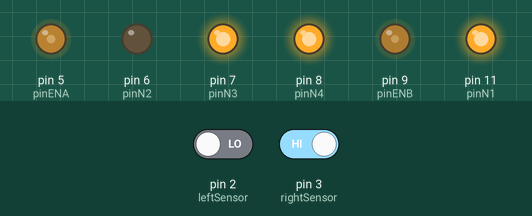
Recording of a sketch running on a simulated Arduino Uno, built with avr-gcc and run on an emulated ATmega328P. Parts: output pins drawn as LEDs (lit = HIGH). Inputs (shaded band) come from the test bench; at power-on: pin 2 (leftSensor) LOW, pin 3 (rightSensor) HIGH.

Above: at 1.2 s.
1.3 s: pin 2 (leftSensor) driven HIGH
At 1.8 s:
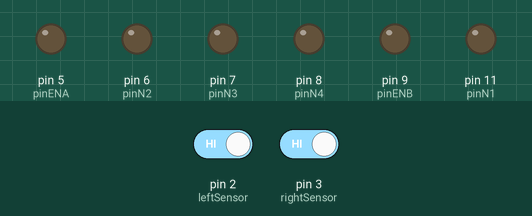
2.8 s: pin 3 (rightSensor) driven LOW
At 4.0 s:
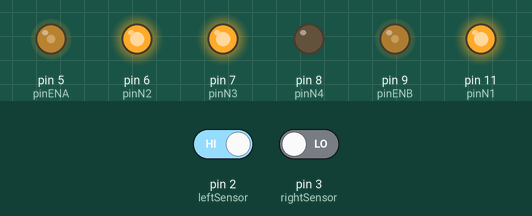
4.3 s: pin 2 (leftSensor) driven LOW
At 5.3 s:
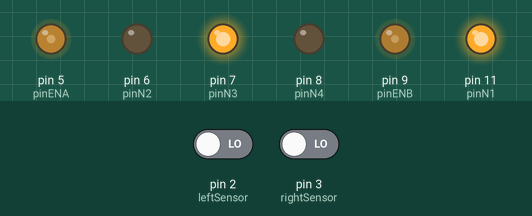
5.8 s: pin 3 (rightSensor) driven HIGH
At 6.4 s:
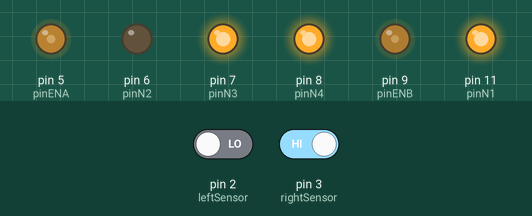
Timing chart, 0 to 8.3 s (numbered marks = the images above; inputs shaded):
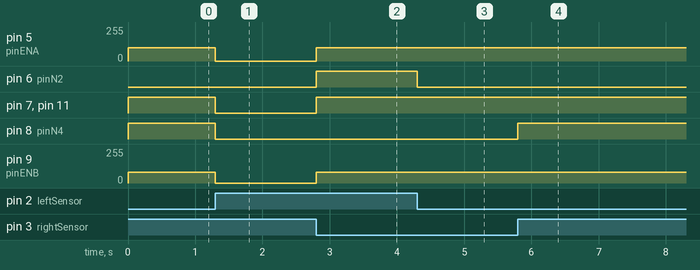

Measured:
- after the input at 1.3 s, pin 5 (pinENA): 100/255 → 0/255 at once; pin 7 (pinN3), pin 8 (pinN4), pin 11 (pinN1): HIGH → LOW at once; pin 9 (pinENB): 80/255 → 0/255 at once
- after the input at 2.8 s, pin 5 (pinENA): 0/255 → 100/255 at once; pin 6 (pinN2), pin 7 (pinN3), pin 11 (pinN1): LOW → HIGH at once; pin 9 (pinENB): 0/255 → 80/255 at once
- after the input at 4.3 s, pin 6 (pinN2): HIGH → LOW at once
- after the input at 5.8 s, pin 8 (pinN4): LOW → HIGH at once

The sketch:

line-follower-sensor-test-p2.ino
```cpp
//Sensors
#define rightSensor 3
#define leftSensor 2
bool statusRightSensor, statusLeftSensor;

//Engines
#define pinENA 5
#define pinN1 11
#define pinN2 6
#define pinN3 7
#define pinN4 8
#define pinENB 9

void setup() {
  Serial.begin(9600);
  pinMode(pinENB, OUTPUT);
  pinMode(pinN1, OUTPUT);
  pinMode(pinN2, OUTPUT);
  pinMode(pinN3, OUTPUT);
  pinMode(pinN4, OUTPUT);
  pinMode(pinENA, OUTPUT);
}

void loop() {
  readSensor();
  lineFollower();
}

void readSensor() {
  //line black - read sensor 1
  //floor white - read sensor 0
  statusRightSensor = digitalRead(rightSensor);
  statusLeftSensor = digitalRead(leftSensor);
  //printValue("sensor");
}

void lineFollower() {
  //directionCar(ENA, N1, N2, N3, N4, ENB);
  //sensorRight = 0 and sensorLeft = 0 : forward
  if (!statusRightSensor and !statusLeftSensor) {
    directionCar(100, 1, 0, 1, 0, 80);
    //printValue("forward");
  }

  //sensorRight = 1 and sensorLeft = 1 : stop
  else if (statusRightSensor and statusLeftSensor) {
    directionCar(0, 0, 0, 0, 0, 0);
    //printValue("stop");
  }

  //sensorRight = 0 and sensorLeft = 1 : left
  else if (!statusRightSensor and statusLeftSensor) {
    directionCar(100, 1, 1, 1, 0, 80);
    //printValue("left");
  }

  //sensorRight = 1 and sensorLeft = 0 : right
  else if (statusRightSensor and !statusLeftSensor) {
    directionCar(100, 1, 0, 1, 1, 80);//motor direito motor esquerdo
    //printValue("right");
  }
}

void directionCar(byte ENA, bool N1, bool N2, bool N3, bool N4, byte ENB) {
  //Left Engine
  analogWrite(pinENA, ENA);
  digitalWrite(pinN1, N1);
  digitalWrite(pinN2, N2);
  //Right Engine
  digitalWrite(pinN3, N3);
  digitalWrite(pinN4, N4);
  analogWrite(pinENB, ENB);
  //printValue("direction");
}

void printValue(String comand) {
  Serial.println(comand);
  if (comand == "sensor") {
    Serial.println("Right Sensor: " + String(statusRightSensor));
    Serial.println("Left Sensor: " + String(statusLeftSensor));
  }
}
```
